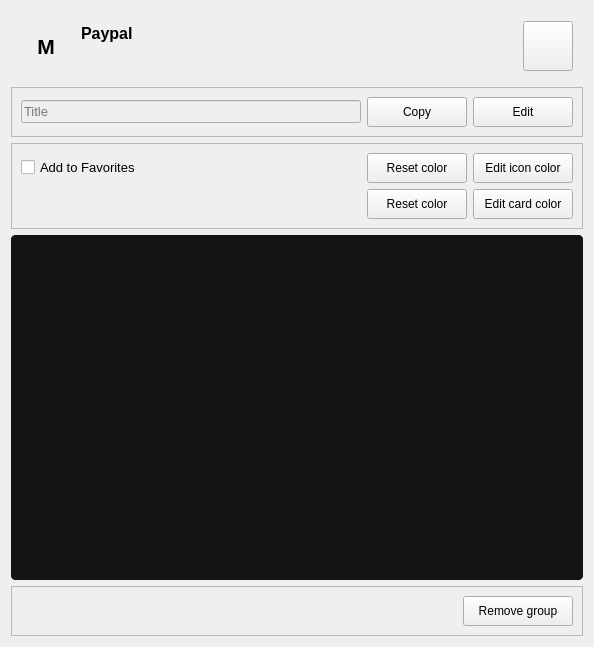
<?xml version="1.0" encoding="UTF-8"?>
<ui version="4.0">
 <class>EditGroupPageForm</class>
 <widget class="QWidget" name="EditGroupPageForm">
  <property name="geometry">
   <rect>
    <x>0</x>
    <y>0</y>
    <width>594</width>
    <height>647</height>
   </rect>
  </property>
  <property name="windowTitle">
   <string>Form</string>
  </property>
  <layout class="QGridLayout" name="gridLayout_4">
   <item row="0" column="0" colspan="3">
    <widget class="QFrame" name="f_block">
     <property name="minimumSize">
      <size>
       <width>0</width>
       <height>70</height>
      </size>
     </property>
     <property name="maximumSize">
      <size>
       <width>16777215</width>
       <height>70</height>
      </size>
     </property>
     <property name="styleSheet">
      <string notr="true"/>
     </property>
     <property name="frameShape">
      <enum>QFrame::NoFrame</enum>
     </property>
     <property name="frameShadow">
      <enum>QFrame::Raised</enum>
     </property>
     <layout class="QGridLayout" name="gridLayout_2">
      <property name="leftMargin">
       <number>10</number>
      </property>
      <property name="topMargin">
       <number>10</number>
      </property>
      <property name="rightMargin">
       <number>10</number>
      </property>
      <property name="bottomMargin">
       <number>10</number>
      </property>
      <property name="horizontalSpacing">
       <number>10</number>
      </property>
      <property name="verticalSpacing">
       <number>0</number>
      </property>
      <item row="0" column="3" rowspan="2">
       <widget class="QPushButton" name="pB_close">
        <property name="enabled">
         <bool>true</bool>
        </property>
        <property name="minimumSize">
         <size>
          <width>50</width>
          <height>50</height>
         </size>
        </property>
        <property name="maximumSize">
         <size>
          <width>50</width>
          <height>50</height>
         </size>
        </property>
        <property name="styleSheet">
         <string notr="true">QPushButton:pressed{
	margin-top: -1px;
}</string>
        </property>
        <property name="text">
         <string/>
        </property>
        <property name="icon">
         <iconset resource="resources/resources.qrc">
          <normaloff>:/recources/icons/arrow-left.png</normaloff>:/recources/icons/arrow-left.png</iconset>
        </property>
        <property name="iconSize">
         <size>
          <width>32</width>
          <height>32</height>
         </size>
        </property>
       </widget>
      </item>
      <item row="0" column="2">
       <spacer name="horizontalSpacer">
        <property name="orientation">
         <enum>Qt::Horizontal</enum>
        </property>
        <property name="sizeHint" stdset="0">
         <size>
          <width>40</width>
          <height>20</height>
         </size>
        </property>
       </spacer>
      </item>
      <item row="0" column="0" rowspan="2">
       <widget class="QLabel" name="icon">
        <property name="minimumSize">
         <size>
          <width>50</width>
          <height>50</height>
         </size>
        </property>
        <property name="maximumSize">
         <size>
          <width>50</width>
          <height>50</height>
         </size>
        </property>
        <property name="font">
         <font>
          <pointsize>16</pointsize>
          <bold>true</bold>
         </font>
        </property>
        <property name="styleSheet">
         <string notr="true"/>
        </property>
        <property name="text">
         <string>M</string>
        </property>
        <property name="alignment">
         <set>Qt::AlignCenter</set>
        </property>
       </widget>
      </item>
      <item row="0" column="1">
       <widget class="QLabel" name="l_title">
        <property name="font">
         <font>
          <pointsize>12</pointsize>
          <bold>true</bold>
         </font>
        </property>
        <property name="text">
         <string>Paypal</string>
        </property>
       </widget>
      </item>
     </layout>
    </widget>
   </item>
   <item row="3" column="0" rowspan="2" colspan="3">
    <widget class="QFrame" name="f_accounts_list">
     <property name="styleSheet">
      <string notr="true">background-color: rgb(20,20,20);
border-radius: 5px;</string>
     </property>
     <property name="frameShape">
      <enum>QFrame::NoFrame</enum>
     </property>
     <property name="frameShadow">
      <enum>QFrame::Raised</enum>
     </property>
     <layout class="QGridLayout" name="gridLayout_6">
      <property name="leftMargin">
       <number>0</number>
      </property>
      <property name="topMargin">
       <number>0</number>
      </property>
      <property name="rightMargin">
       <number>0</number>
      </property>
      <property name="bottomMargin">
       <number>0</number>
      </property>
      <property name="spacing">
       <number>0</number>
      </property>
      <item row="0" column="0">
       <widget class="QScrollArea" name="scrollArea">
        <property name="widgetResizable">
         <bool>true</bool>
        </property>
        <widget class="QWidget" name="scrollAreaWidgetContents">
         <property name="geometry">
          <rect>
           <x>0</x>
           <y>0</y>
           <width>576</width>
           <height>349</height>
          </rect>
         </property>
        </widget>
       </widget>
      </item>
     </layout>
    </widget>
   </item>
   <item row="1" column="0" colspan="3">
    <widget class="QFrame" name="frame">
     <property name="minimumSize">
      <size>
       <width>0</width>
       <height>50</height>
      </size>
     </property>
     <property name="maximumSize">
      <size>
       <width>16777215</width>
       <height>50</height>
      </size>
     </property>
     <property name="frameShape">
      <enum>QFrame::StyledPanel</enum>
     </property>
     <property name="frameShadow">
      <enum>QFrame::Raised</enum>
     </property>
     <layout class="QGridLayout" name="gridLayout">
      <item row="0" column="2">
       <widget class="QPushButton" name="pB_copy_title">
        <property name="minimumSize">
         <size>
          <width>100</width>
          <height>30</height>
         </size>
        </property>
        <property name="maximumSize">
         <size>
          <width>100</width>
          <height>30</height>
         </size>
        </property>
        <property name="text">
         <string>Copy</string>
        </property>
       </widget>
      </item>
      <item row="0" column="3">
       <widget class="QPushButton" name="pB_edit_title">
        <property name="minimumSize">
         <size>
          <width>100</width>
          <height>30</height>
         </size>
        </property>
        <property name="maximumSize">
         <size>
          <width>100</width>
          <height>30</height>
         </size>
        </property>
        <property name="text">
         <string>Edit</string>
        </property>
        <property name="active" stdset="0">
         <bool>false</bool>
        </property>
       </widget>
      </item>
      <item row="0" column="0" colspan="2">
       <widget class="QLineEdit" name="lE_title">
        <property name="enabled">
         <bool>false</bool>
        </property>
        <property name="font">
         <font>
          <pointsize>10</pointsize>
         </font>
        </property>
        <property name="placeholderText">
         <string>Title</string>
        </property>
       </widget>
      </item>
     </layout>
    </widget>
   </item>
   <item row="5" column="0" colspan="3">
    <widget class="QFrame" name="frame_3">
     <property name="minimumSize">
      <size>
       <width>0</width>
       <height>50</height>
      </size>
     </property>
     <property name="maximumSize">
      <size>
       <width>16777215</width>
       <height>50</height>
      </size>
     </property>
     <property name="frameShape">
      <enum>QFrame::StyledPanel</enum>
     </property>
     <property name="frameShadow">
      <enum>QFrame::Raised</enum>
     </property>
     <layout class="QGridLayout" name="gridLayout_5">
      <item row="1" column="1">
       <widget class="QPushButton" name="pB_remove">
        <property name="minimumSize">
         <size>
          <width>110</width>
          <height>30</height>
         </size>
        </property>
        <property name="maximumSize">
         <size>
          <width>110</width>
          <height>30</height>
         </size>
        </property>
        <property name="styleSheet">
         <string notr="true">QPushButton:hover{
    background-color: rgb(255, 50, 50);
}
</string>
        </property>
        <property name="text">
         <string>Remove group</string>
        </property>
       </widget>
      </item>
      <item row="1" column="0">
       <spacer name="horizontalSpacer_4">
        <property name="orientation">
         <enum>Qt::Horizontal</enum>
        </property>
        <property name="sizeHint" stdset="0">
         <size>
          <width>40</width>
          <height>20</height>
         </size>
        </property>
       </spacer>
      </item>
     </layout>
    </widget>
   </item>
   <item row="2" column="0" colspan="3">
    <widget class="QFrame" name="frame_2">
     <property name="minimumSize">
      <size>
       <width>0</width>
       <height>86</height>
      </size>
     </property>
     <property name="maximumSize">
      <size>
       <width>16777215</width>
       <height>86</height>
      </size>
     </property>
     <property name="frameShape">
      <enum>QFrame::StyledPanel</enum>
     </property>
     <property name="frameShadow">
      <enum>QFrame::Raised</enum>
     </property>
     <layout class="QGridLayout" name="gridLayout_3">
      <item row="2" column="1">
       <spacer name="horizontalSpacer_3">
        <property name="orientation">
         <enum>Qt::Horizontal</enum>
        </property>
        <property name="sizeHint" stdset="0">
         <size>
          <width>40</width>
          <height>20</height>
         </size>
        </property>
       </spacer>
      </item>
      <item row="0" column="4">
       <widget class="QPushButton" name="pB_editIconColor">
        <property name="minimumSize">
         <size>
          <width>100</width>
          <height>30</height>
         </size>
        </property>
        <property name="maximumSize">
         <size>
          <width>100</width>
          <height>30</height>
         </size>
        </property>
        <property name="styleSheet">
         <string notr="true"/>
        </property>
        <property name="text">
         <string>Edit icon color</string>
        </property>
       </widget>
      </item>
      <item row="2" column="4">
       <widget class="QPushButton" name="pB_editBgColor">
        <property name="minimumSize">
         <size>
          <width>100</width>
          <height>30</height>
         </size>
        </property>
        <property name="maximumSize">
         <size>
          <width>100</width>
          <height>30</height>
         </size>
        </property>
        <property name="text">
         <string>Edit card color</string>
        </property>
       </widget>
      </item>
      <item row="0" column="1">
       <widget class="QCheckBox" name="cB_favorite">
        <property name="font">
         <font>
          <pointsize>10</pointsize>
         </font>
        </property>
        <property name="text">
         <string>Add to Favorites</string>
        </property>
       </widget>
      </item>
      <item row="2" column="3">
       <widget class="QPushButton" name="pB_resetBgColor">
        <property name="minimumSize">
         <size>
          <width>100</width>
          <height>30</height>
         </size>
        </property>
        <property name="maximumSize">
         <size>
          <width>100</width>
          <height>30</height>
         </size>
        </property>
        <property name="text">
         <string>Reset color</string>
        </property>
       </widget>
      </item>
      <item row="0" column="3">
       <widget class="QPushButton" name="pB_resetIconColor">
        <property name="minimumSize">
         <size>
          <width>100</width>
          <height>30</height>
         </size>
        </property>
        <property name="maximumSize">
         <size>
          <width>100</width>
          <height>30</height>
         </size>
        </property>
        <property name="text">
         <string>Reset color</string>
        </property>
       </widget>
      </item>
     </layout>
    </widget>
   </item>
  </layout>
 </widget>
 <resources>
  <include location="resources/resources.qrc"/>
 </resources>
 <connections/>
</ui>
